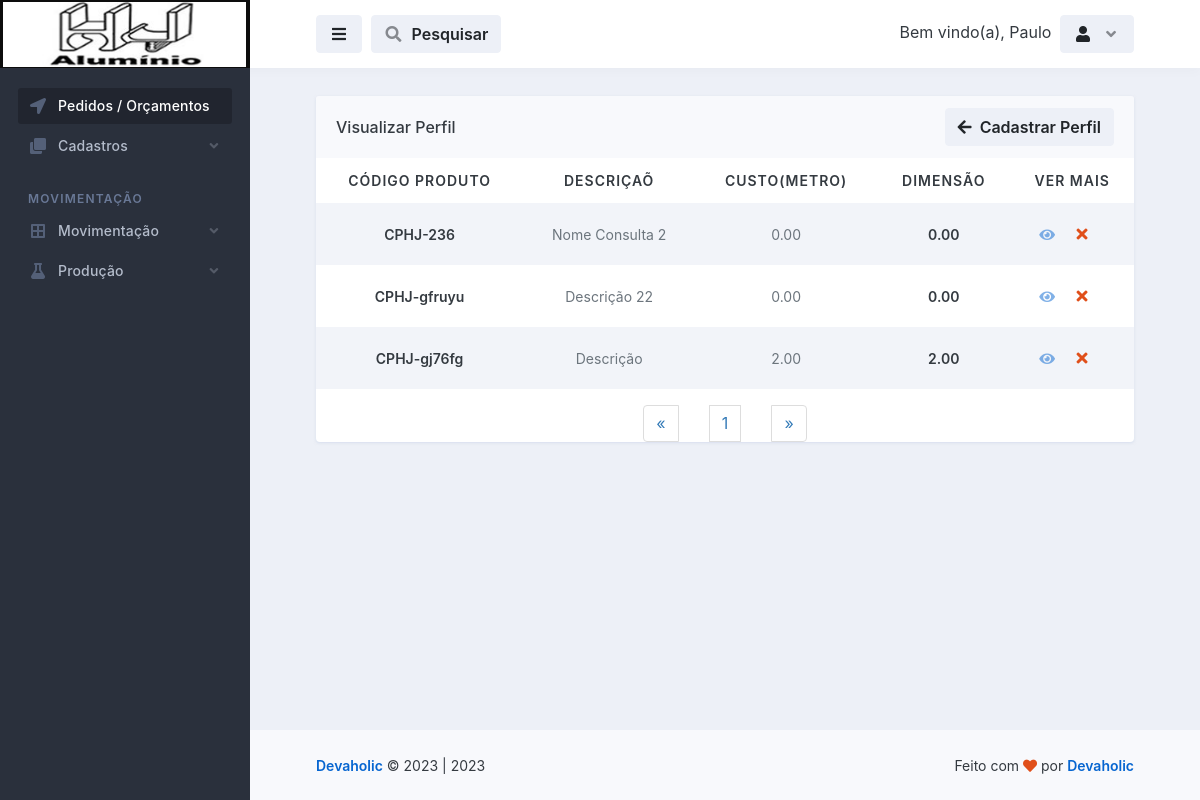
Screenshot of /perfil/visualizar_perfil.php (signed in) with the database file from the repository.
### tables this page shows
CREATE TABLE `logado` (
  `id` int(11) NOT NULL,
  `nome` varchar(50) NOT NULL,
  `email` varchar(100) NOT NULL,
  `senha` varchar(50) NOT NULL,
  `parceiro_colaborador` varchar(100) NOT NULL,
  `cpf` int(100) NOT NULL,
  `rg` int(20) NOT NULL,
  `cep` int(20) NOT NULL,
  `endereco` varchar(100) NOT NULL,
  `telefone` varchar(50) NOT NULL,
  `complemento` varchar(100) NOT NULL,
  `bairro` varchar(100) NOT NULL,
  `cidade` varchar(100) NOT NULL,
  `uf` varchar(20) NOT NULL,
  `nascimento` varchar(100) NOT NULL,
  `nivel` varchar(20) NOT NULL
);

CREATE TABLE `perfil` (
  `id` int(11) NOT NULL,
  `descricao` varchar(255) NOT NULL,
  `puxadoracoplado` varchar(11) NOT NULL,
  `ponteira_acoplado` varchar(11) NOT NULL,
  `ponteira_obrigatoria` varchar(11) NOT NULL,
  `exige_pinturano_vidro` varchar(11) NOT NULL,
  `agregar` varchar(255) NOT NULL,
  `unidade` varchar(255) NOT NULL,
  `vidro` varchar(255) NOT NULL,
  `esquadreta` varchar(255) NOT NULL,
  `esquadreta_reforcada_a` varchar(255) NOT NULL,
  `esquadreta_reforcada_b` varchar(255) NOT NULL,
  `esquadreta_dupla` varchar(255) NOT NULL,
  `custo_metro` decimal(10,2) NOT NULL,
  `desconto_corte_perfil` decimal(10,2) NOT NULL,
  `desconto_corte_vidro` decimal(10,2) NOT NULL,
  `desconto_corte_travessa` decimal(10,2) NOT NULL,
  `desconto_corte_travessa_oculta` decimal(10,2) NOT NULL,
  `perda_bordas` decimal(10,2) NOT NULL,
  `perda_corte` decimal(10,2) NOT NULL,
  `dimensao` decimal(10,2) NOT NULL,
  `perda_bordas_retalho` decimal(10,2) NOT NULL,
  `perda_corte_retalho` decimal(10,2) NOT NULL,
  `codigo_produto` varchar(50) NOT NULL,
  `ultima_alteracao` decimal(10,2) NOT NULL,
  `largura_da_mascara` decimal(10,2) NOT NULL,
  `codigo_da_fabrica` decimal(10,2) NOT NULL,
  `referencias_do_mercado` text NOT NULL,
  `detalhes` text NOT NULL,
  `imagem` varchar(255) NOT NULL,
  `ativo` varchar(11) NOT NULL
);

### database.php (called while the page is built, shortened)
<?php
    class database
    {
        public $server = 'localhost';
        public $user = 'root';
        public $pass = '';
        public $bdn = 'maxportas';
        public function __construct()
        {
            try{
            $this->conn = new PDO('mysql:host='.$this->server.'; dbname='.$this->bdn, $this->user, $this->pass);
            } catch(PDOException $e){
                echo "Error $e";
            }
        }
    }
?>

### controllers/controllers_perfil.php (called while the page is built, shortened)
<?php
    include "../database.php";
class controllers_perfil extends database
{
    public function selecionar_perfil()
    {
        $selecionar_perfil = $this->conn->prepare("SELECT * FROM perfil ORDER BY id DESC");
        $selecionar_perfil->execute();
        $resulperfil = $selecionar_perfil->fetchAll(PDO::FETCH_ASSOC);
        return $resulperfil;
    }
}
?>

### perfil/visualizar_perfil.php (the view, shortened to what this page needs)
<?php
$servidor = "localhost";
$usuario = "root";
$senha = "";
$dbname = "maxportas";
$conn = mysqli_connect($servidor, $usuario, $senha, $dbname);
$pagina = (isset($_GET['pagina']))? $_GET['pagina'] : 1;
$result_perfil = "SELECT * FROM perfil";
$resultado_perfil = mysqli_query($conn, $result_perfil);
$total_perfil = mysqli_num_rows($resultado_perfil);
$quantidade_pg = 10;
$num_pagina = ceil($total_perfil/$quantidade_pg);
$incio = ($quantidade_pg*$pagina)-$quantidade_pg;
$result_perfil = "SELECT * FROM perfil limit $incio, $quantidade_pg";
$resultado_perfil = mysqli_query($conn, $result_perfil);
?>
<!doctype html>
<html lang="en">
  <head>
    <link rel="stylesheet" id="css-main" href="../assets/css/dashmix.min.css">
    <link rel="stylesheet" href="../assets/css/pagination.css">
  </head>
  <body>
    <div id="page-container" class="sidebar-o sidebar-dark enable-page-overlay side-scroll page-header-fixed main-content-narrow">
    <?php require_once "../template/sidebar.php" ?>
<header id="page-header">
    <div class="content-header">
    <div class="space-x-1">
        <button type="button" class="btn btn-alt-secondary" data-toggle="layout" data-action="sidebar_toggle">
        <i class="fa fa-fw fa-bars"></i>
        </button>
            <button type="button" class="btn btn-alt-secondary" data-toggle="layout" data-action="header_search_on">
              <i class="fa fa-fw opacity-50 fa-search"></i> <span class="ms-1 d-none d-sm-inline-block">Pesquisar</span>
            </button>
    </div>
    <?php require_once "../template/btn_logout.php"; ?>
    </div>
</header>
      <main id="main-container">
        <div class="content content-full content-boxed">
          <div class="row">
            <div class="col-md-12">
              <div class="block block-rounded block-mode-loading-refresh">
                <div class="block-header block-header-default">
                  <h3 class="block-title">
                    Visualizar Perfil
                  </h3>
                  <a class="btn btn-alt-secondary" href="perfil.php">
                    <i class="fa fa-arrow-left me-1"></i> Cadastrar Perfil
                  </a>
                </div>
                <div class="table-responsive">
                  <table class="table table-striped table-hover table-borderless table-vcenter fs-sm">
                  <?php
                    require_once "../controllers/controllers_perfil.php";
                    $selecionar_perfil = new controllers_perfil();
                    $result_perfil = $selecionar_perfil->selecionar_perfil();
                    if(count($result_perfil) > 0)
                    { ?>
                    <thead style="text-align: center;">
                      <tr class="text-uppercase">
                        <th>Código Produto</th>
                        <th>Descriçaõ</th>
                        <th>Custo(metro)</th>
                        <th>Dimensão</th>
                        <th>Ver Mais</th>
                      </tr>
                    </thead>
                    <?php }?>
                    <tbody style="text-align: center;">
                        <?php
                            require_once "../controllers/controllers_perfil.php";
                            $selecionar_perfil = new controllers_perfil();
                            $result_perfil = $selecionar_perfil->selecionar_perfil();
                            if(count($result_perfil) > 0)
                            {
                              while($row_perfil = mysqli_fetch_assoc($resultado_perfil)){ ?>
                                <tr style="text-align: center;">
                                  <td>
                                      <span class="fw-semibold"><?php echo $row_perfil['codigo_produto']; ?></span>
                                  </td>
                                  <td>
                                    <span class="fs-sm text-muted"><?php echo $row_perfil['descricao'];?></span>
                                  </td>
                                  <td>
                                    <span class="fs-sm text-muted"><?php echo $row_perfil['custo_metro'];?></span>
                                  </td>
                                  <td>
                                      <span class="fw-semibold"><?php echo $row_perfil['dimensao']; ?></span>
                                  </td>
                                  <td class="text-center text-nowrap fw-medium" style="display: flex; justify-content: center; align-items: center;">
                                    <a href="vermais_perfil.php?view_perfil=<?php $idCriptografado = base64_encode($row_perfil['id']); echo $idCriptografado;?>">
                                        <i class="fa fa-eye me-1 opacity-50"></i>
                                    </a>
                                    <?php
                                       echo "<button class='btn' onclick='abrirModal(".$row_perfil['id'].")'><i class='fa fa-fw fa-times text-danger'></i></button>";
                                    ?>
                                  </td>
                                </tr>
                          <?php } } else{ echo "<h1>Nenhum registo encontrado!</h1>"; } ?>
                    </tbody>
                  </table>
                  <?php
                    $pagina_anterior = $pagina - 1;
                    $pagina_posterior = $pagina + 1;
                  ?>
                <nav class="text-center">
                  <ul class="pagination" style="display: flex; align-items: center; justify-content: space-between; width: 20%; margin: auto;">
                    <li>
                      <?php
                      if($pagina_anterior != 0){ ?>
                        <a href="visualizar_perfil.php?pagina=<?php echo $pagina_anterior; ?>" aria-label="Previous">
                          <span aria-hidden="true">&laquo;</span>
                        </a>
                      <?php }else{ ?>
                        <span aria-hidden="true">&laquo;</span>
                      <?php }  ?>
                    </li>
                    <?php
                    for($i = 1; $i < $num_pagina + 1; $i++){ ?>
                      <li><a href="visualizar_perfil.php?pagina=<?php echo $i; ?>"><?php echo $i; ?></a>
                      </li>
                    <?php } ?>
                    <li>
                      <?php
                      if($pagina_posterior <= $num_pagina){ ?>
                        <a href="visualizar_perfil.php?pagina=<?php echo $pagina_posterior; ?>" aria-label="Previous">
                          <span aria-hidden="true">&raquo;</span>
                        </a>
                      <?php }else{ ?>
                        <span aria-hidden="true">&raquo;</span>
                      <?php }  ?>
                    </li>
                  </ul>
                </nav>
                </div>
                </div>
              </div>
        </div>
      </main>
      <?php require_once "../template/footer.php" ?>
    </div>
  </body>
</html>

### template/btn_logout.php (shortened to what this page needs)
<?php
    include "../conexao-bd.php";
    $email = $_SESSION['email'];
    $selecinarUserLogado = $conn->prepare("SELECT * FROM logado WHERE email = :email");
    $selecinarUserLogado->bindValue(':email', $email);
    $selecinarUserLogado->execute();
    $row = $selecinarUserLogado->fetch(PDO::FETCH_ASSOC);
?>
<div class="space-x-1">
    <div class="dropdown d-inline-block">
        <span class="d-sm-inline-block">Bem vindo(a), <?php echo $row['nome']; ?></span>
    </div>
    <div class="dropdown d-inline-block">
    <button type="button" class="btn btn-alt-secondary" id="page-header-user-dropdown" data-bs-toggle="dropdown" aria-haspopup="true" aria-expanded="false">
        <i class="fa fa-fw fa-user"></i>
        <i class="fa fa-fw fa-angle-down opacity-50 ms-1 d-none d-sm-inline-block"></i>
    </button>
    </div>
</div>

### assets/css/pagination.css (style rules this page uses)
.pagination { display:inline-block;padding-left:0;margin:20px 0;border-radius:4px }
.pagination>li { display:inline }
.pagination>li>a,.pagination>li>span { position:relative;float:left;padding:6px 12px;margin-left:-1px;line-height:1.42857143;color:#337ab7;text-decoration:none;background-color:#fff;border:1px solid #ddd }
.pagination>li:first-child>a,.pagination>li:first-child>span { margin-left:0;border-top-left-radius:4px;border-bottom-left-radius:4px }
.pagination>li:last-child>a,.pagination>li:last-child>span { border-top-right-radius:4px;border-bottom-right-radius:4px }

### rows the page displays
logado: nome "Paulo"
perfil: codigo_produto "CPHJ-236", descricao "Nome Consulta 2", custo_metro "0.00", dimensao "0.00"
perfil: codigo_produto "CPHJ-gfruyu", descricao "Descrição 22", custo_metro "0.00", dimensao "0.00"
perfil: codigo_produto "CPHJ-gj76fg", descricao "Descrição", custo_metro "2.00", dimensao "2.00"

### other values shown
Date('Y') "2023"
